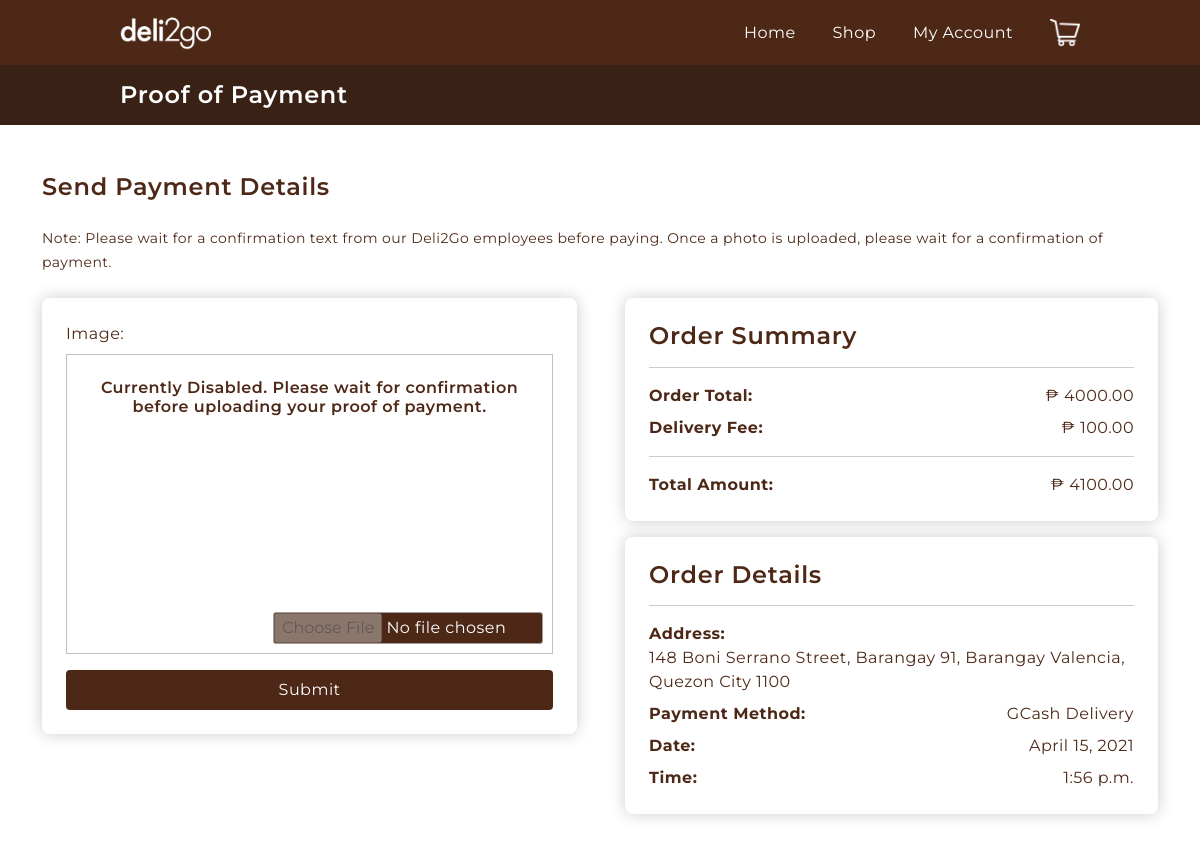
The page /upload_proof/2/ on the database its author committed.
### cashier/models.py (models this page shows, shortened)
class Order(models.Model):
    order_date = models.DateTimeField(auto_now_add=True)
    receive_date = models.DateField(null=True)
    receive_time = models.TimeField(null=True)
    proof_of_payment = models.ImageField(null=True, blank=True)
    delivery_fee = models.DecimalField(max_digits=6, decimal_places=2, null=True, blank=True)
    complete = models.BooleanField(default=False)
    payment_method = models.ForeignKey(PaymentMethod, on_delete=models.SET_NULL, null=True, blank=True)
    order_status = models.ForeignKey(OrderStatus, on_delete=models.SET_NULL, null=True)
    customer = models.ForeignKey(Customer, on_delete=models.CASCADE)
    address = models.ForeignKey(Address, on_delete=models.SET_NULL, null=True, blank=True)
    driver = models.ForeignKey(Driver, on_delete=models.SET_NULL, null=True, blank=True)
    @property
    def get_cart_total(self):
        ordered_items = self.ordereditem_set.all()
        total = sum([item.get_total for item in ordered_items])
        return total
    @property
    def get_overall_total(self):
        ordered_items = self.ordereditem_set.all()
        total = sum([item.get_total for item in ordered_items]) + self.delivery_fee
        return total

class OrderedItem(models.Model):
    quantity = models.PositiveIntegerField(default=0)
    order = models.ForeignKey(Order, on_delete=models.CASCADE)
    item = models.ForeignKey(Item, on_delete=models.CASCADE)
    @property
    def get_total(self):
        total = self.item.price * self.quantity
        return total

class Item(models.Model):
    image = models.ImageField(null=True, blank=True)
    name = models.CharField(max_length=20)
    description = models.TextField(max_length=500, blank=True)
    brand = models.CharField(max_length=50)
    stock = models.PositiveIntegerField()
    price = models.DecimalField(max_digits=6, decimal_places=2)
    category = models.ForeignKey(Category, on_delete=models.SET_NULL, null=True, blank=True)

class Address(models.Model):
    street_address = models.CharField(max_length=70)
    barangay = models.CharField(max_length=50)
    city = models.CharField(max_length=50)
    zip_code = models.CharField(max_length=4)
    home_phone = models.CharField(max_length=8)
    customer = models.ForeignKey(Customer, on_delete=models.CASCADE)
    def __str__(self):
        return f"{self.street_address}, {self.barangay}, {self.city} {self.zip_code}"

class PaymentMethod(models.Model):
    method = models.CharField(max_length=50)
    def __str__(self):
        return self.method

### customer/views.py (the view, shortened to what this page needs)
# urls.py: path('upload_proof/<str:pk>/', views.upload_proof, name="upload-proof"),
def upload_proof(request, pk):
    order = Order.objects.get(id=pk)
    context = {'order':order}
    return render(request, 'customer/dashboard/orders/upload_proof.html', context)

### templates/customer/dashboard/orders/upload_proof.html (shortened to what this page needs)
{% extends 'base.html' %} {% load static %}
{% block topbar %}
<h4>Proof of Payment</h4>
{% endblock topbar %}
{% block content %}
<main class="my-5 container">
    <h4 class="mb-4">Send Payment Details</h4>
    <small
        >Note: Please wait for a confirmation text from our Deli2Go employees
        before paying. Once a photo is uploaded, please wait for a confirmation
        of payment.</small
    >
    <div class="d-flex justify-content-between align-items-start mt-4">
        <section class="card-bg p-4 w-50 me-5">
            <form method="POST" enctype="multipart/form-data">
                <div class="form-field">
                    <div class="label mb-2">Image:</div>
                    <div class="image-preview w-100 position-relative">
                        <img id="image" class="position-absolute w-100 h-100" />
                        {% if order.order_status.status == "Order Sent" or order.order_status.status == "Cancelled"%}
                            <h6 class="text-center p-4">Currently Disabled. Please wait for confirmation before uploading your proof of payment.</h6>
                            <input
                            id="files"
                            type="file"
                            name="image"
                            disabled
                            />
                        {% endif %}
                    </div>
                </div>
                <button class="bg-darkbrown mt-3 w-100">Submit</button>
            </form>
        </section>
        <section class="w-50">
            <div class="cart-right d-flex flex-column w-100">
                <div class="order-summary card-bg p-4 w-100 mt-3 m-lg-0">
                    <h4>Order Summary</h4>
                    <hr />
                    <p class="d-flex justify-content-between"><strong>Order Total:</strong><span> &#8369; <span class="order-total">{{order.get_cart_total}}</span></span</p>
                    <p class="mt-2 d-flex justify-content-between"><strong>Delivery Fee:</strong><span> &#8369; <span class="delivery-fee">{{order.delivery_fee}}</span></span></p>
                    <hr>
                    <p class="mt-2 d-flex justify-content-between"><strong>Total Amount:</strong><span> &#8369; {{order.get_overall_total}}</span></p>
                </div>
                <div class="card-bg p-4 w-100 mt-3">
                    <h4>Order Details</h4>
                    <hr />
                    <p><strong>Address:</strong></p>
                    <div class="cart-detail-address">{{order.address}}</div>
                    <p class="mt-2 d-flex justify-content-between"><strong>Payment Method:</strong><span class="cart-detail-payment">{{order.payment_method}}</span></p>
                    <p class="mt-2 d-flex justify-content-between"><strong>Date:</strong><span class="cart-detail-date">{{order.receive_date}}</span></p>
                    <p class="mt-2 d-flex justify-content-between"><strong>Time:</strong><span class="cart-detail-time">{{order.receive_time}}</span></p>
                </div>
            </div>
        </section>
    </div>
</main>
{% endblock content %}

### static/css/styles.css (style rules this page uses)
:root { --darkbrown: #4e2817; --lightbrown: #886455; }
* { margin: 0; padding: 0; box-sizing: border-box !important; letter-spacing: 0.03em; }
html, body { overflow-x: hidden; }
body { font-family: 'Montserrat', sans-serif; font-weight: 400; color: var(--darkbrown); }
h1, h2, h3, h4, h5, h6 { margin: 0 !important; font-weight: 600; }
p { margin: 0 !important; }
input, textarea, select { border: 1px solid #a79a9a; color: var(--darkbrown); border-radius: 3px; font: inherit; }
button { border: none; border-radius: 4px; color: #ffffff; padding: 8px 15px; }
.bg-darkbrown { background: var(--darkbrown); }
.image-preview { height: 300px; }
#image { object-fit: cover; }
#files { position: absolute; bottom: 10px; right: 10px; width: 270px; color: white; background: var(--darkbrown); font: inherit; }
.card-bg { box-shadow: hsl(0, 0%, 80%) 0 0 16px; background-color: #fff; border-radius: 8px; }
.cart-right { width: 30%; }

### rows shown on the page
Order: get_cart_total "4000.00", delivery_fee "100.00", get_overall_total "4100.00", address "148 Boni Serrano Street, Barangay 91, Barangay Valencia, Quezon City 1100", payment_method "GCash Delivery", receive_date "April 15, 2021", receive_time "1:56 p.m."
